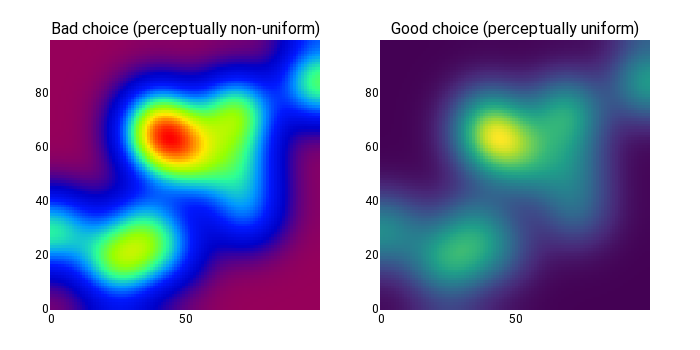

The notebook cell this image was saved under:
### Markdown cell above
# Heatmap showing perceptually uniform colours
In this example, we're going to demonstrate how the colours chosen for a heatmap can influence how you view it.

### Code cell
# Set our seed, and how many points we want to plot
np.random.seed(123)
num_points = 100

X, Y,  = np.mgrid[:num_points, :num_points] # Generate grid of (x,y) coords
val = np.zeros((num_points, num_points)) # We'll store our values at each (x,y) point in here
pts = (num_points * np.random.rand(2, 15)).astype(int) # Randomly pick a few points
val[tuple(indices for indices in pts)] = 1 # Set those points to 1 ("max value")
from scipy import ndimage
val = ndimage.gaussian_filter(val, 10) # Blur our values out to make blobs
val /= val.max() # Divide by max to normalise our data to 0-1

# Create our subplots
fig = make_subplots(rows=1, cols=2,
                   subplot_titles=("Bad choice (perceptually non-uniform)", 
                                   "Good choice (perceptually uniform)")
                   )

# Add the rainbow-coloured heatmap into first column
fig.add_trace(go.Heatmap(
            x=X.flatten(), 
            y=Y.flatten(),
            z=val.flatten(),
            colorscale='rainbow'
        ),
        row=1, col=1
    )

# Add the viridis-coloured heatmap into second column
fig.add_trace(go.Heatmap(
            x=X.flatten(), 
            y=Y.flatten(),
            z=val.flatten(),
            colorscale='viridis'
        ),
        row=1, col=2
    )

# Make our graph look nice
fig.update_layout(height=350, width=700,
                 font_family="Roboto",
                 font_color="black",
                 margin=dict(l=50, r=50, t=40,b=40))
fig.update_traces(showscale=False)

# Show the graph below
fig.show()

# Write it out to a nice big file for inclusion in the blog
plotly.io.write_image(fig, "output/heatmap_side_by_side.svg", width=700, height=350, scale=1)

### Figure 1 — Plotly figure (JSON) as saved in the notebook; plotly's stock layout.template omitted (floating-point values rounded to 4 significant figures; data arrays with more than 128 entries replaced by an {"elided": "..."} marker saying what was removed)
{"data": [{"colorscale": [[0, "rgb(150,0,90)"], [0.125, "rgb(0,0,200)"], [0.25, "rgb(0,25,255)"], [0.375, "rgb(0,152,255)"], [0.5, "rgb(44,255,150)"], [0.625, "rgb(151,255,0)"], [0.75, "rgb(255,234,0)"], [0.875, "rgb(255,111,0)"], [1, "rgb(255,0,0)"]], "showscale": false, "type": "heatmap", "x": {"elided": "10000 int values"}, "xaxis": "x", "y": {"elided": "10000 int values"}, "yaxis": "y", "z": {"elided": "10000 float values"}}, {"colorscale": [[0, "#440154"], [0.1111, "#482878"], [0.2222, "#3e4989"], [0.3333, "#31688e"], [0.4444, "#26828e"], [0.5556, "#1f9e89"], [0.6667, "#35b779"], [0.7778, "#6ece58"], [0.8889, "#b5de2b"], [1, "#fde725"]], "showscale": false, "type": "heatmap", "x": {"elided": "10000 int values"}, "xaxis": "x2", "y": {"elided": "10000 int values"}, "yaxis": "y2", "z": {"elided": "10000 float values"}}], "layout": {"annotations": [{"font": {"size": 16}, "showarrow": false, "text": "Bad choice (perceptually non-uniform)", "x": 0.225, "xanchor": "center", "xref": "paper", "y": 1, "yanchor": "bottom", "yref": "paper"}, {"font": {"size": 16}, "showarrow": false, "text": "Good choice (perceptually uniform)", "x": 0.775, "xanchor": "center", "xref": "paper", "y": 1, "yanchor": "bottom", "yref": "paper"}], "font": {"color": "black", "family": "Roboto"}, "height": 350, "margin": {"b": 40, "l": 50, "r": 50, "t": 40}, "width": 700, "xaxis": {"anchor": "y", "autorange": true, "domain": [0, 0.45], "range": [-0.5, 99.5], "type": "linear"}, "xaxis2": {"anchor": "y2", "autorange": true, "domain": [0.55, 1], "range": [-0.5, 99.5], "type": "linear"}, "yaxis": {"anchor": "x", "autorange": true, "domain": [0, 1], "range": [-0.5, 99.5], "type": "linear"}, "yaxis2": {"anchor": "x2", "autorange": true, "domain": [0, 1], "range": [-0.5, 99.5], "type": "linear"}}}
